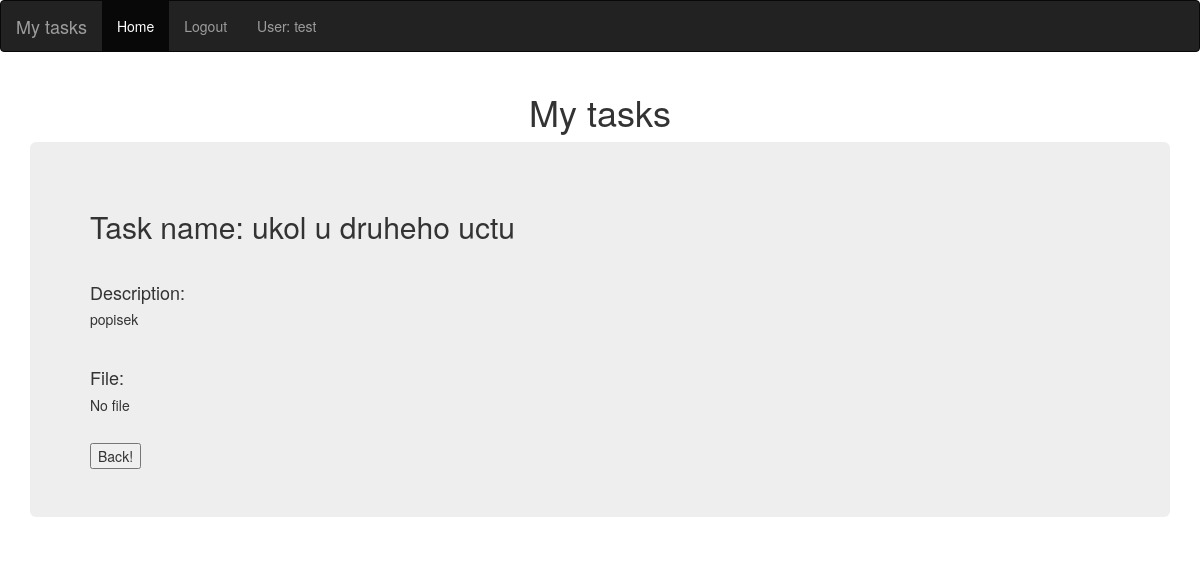
The page /detail?id=3 (signed in) on the database its author committed.
### main.py (models this page shows, shortened)
class User(UserMixin, db.Model):
    __tablename__ = "users"
    id = db.Column(db.Integer, primary_key=True)
    username = db.Column(db.String(20), unique=True, nullable=False)
    email = db.Column(db.String(120), unique=True, nullable=False)
    password = db.Column(db.String(60), nullable=False)

class Task(db.Model):
    __tablename__ = "tasks"
    id = db.Column(db.Integer, primary_key=True)
    user_id = db.Column(db.Integer, db.ForeignKey("users.id"))
    title = db.Column(db.String(500), unique=True, nullable=False)
    description = db.Column(db.String(500), nullable=False)
    status = db.Column(db.String(20), nullable=False)
    deadline = db.Column(db.String(30), nullable=False)
    file_path = db.Column(db.String(250), nullable=False)

### main.py (the view)
@app.route("/detail", methods=["GET"])
def detail():
    task_id = request.args.get('id')
    task_selected = Task.query.get(task_id)
    return render_template("detail.html", task=task_selected,
                           current_user=current_user)

### main.py (called while the page is built)
@login_manager.user_loader
def load_user(user_id):
    return User.query.get(int(user_id))

### templates/detail.html
{% extends "base.html" %}
{% block content %}
<h2>Task name: {{task.title}}</h2><br>
<h4>Description: </h4>
<h5>{{task.description}}</h5>
<br>
<h4>File: </h4>
{% if task.file_path=="": %}
<h5>No file</h5>
{% else: %}
<a href="{{ url_for('download_file',file=task.file_path) }}"><h5>Download file</h5></a>
{% endif %}
<br>
<form>
    <input type="button" value="Back!" onclick="history.go(-1)">
</form>
</div>
</div>
{% endblock %}

### templates/base.html (shortened to what this page needs)
<!DOCTYPE html>
<html lang="en">
<head>
    <link rel="stylesheet" href="static/styles.css">
    <link rel="stylesheet"
          href="https://maxcdn.bootstrapcdn.com/bootstrap/3.4.1/css/bootstrap.min.css">
</head>
<body class="my-bg">
<nav class="navbar navbar-inverse">
    <div class="container-fluid">
        <div class="navbar-header">
            <a class="navbar-brand" href="#">My tasks</a>
        </div>
        <ul class="nav navbar-nav">
            <li class="active"><a href="{{ url_for('home')}}">Home</a></li>
            {% if current_user.is_authenticated: %}
            <li><a href="{{ url_for('logout')}}">Logout</a></li>
            <li><a href="#">User: {{current_user.username}}</a></li>
            {% endif %}
        </ul>
    </div>
</nav>
<div class="container ">
    <h1 class="display-3" , style="text-align: center">My tasks</h1>
    <div class="jumbotron my-auto ">
        {% block content %}
        {% endblock %}
</body>
</html>

### rows shown on the page
User: username "test"
Task: title "ukol u druheho uctu", description "popisek"
